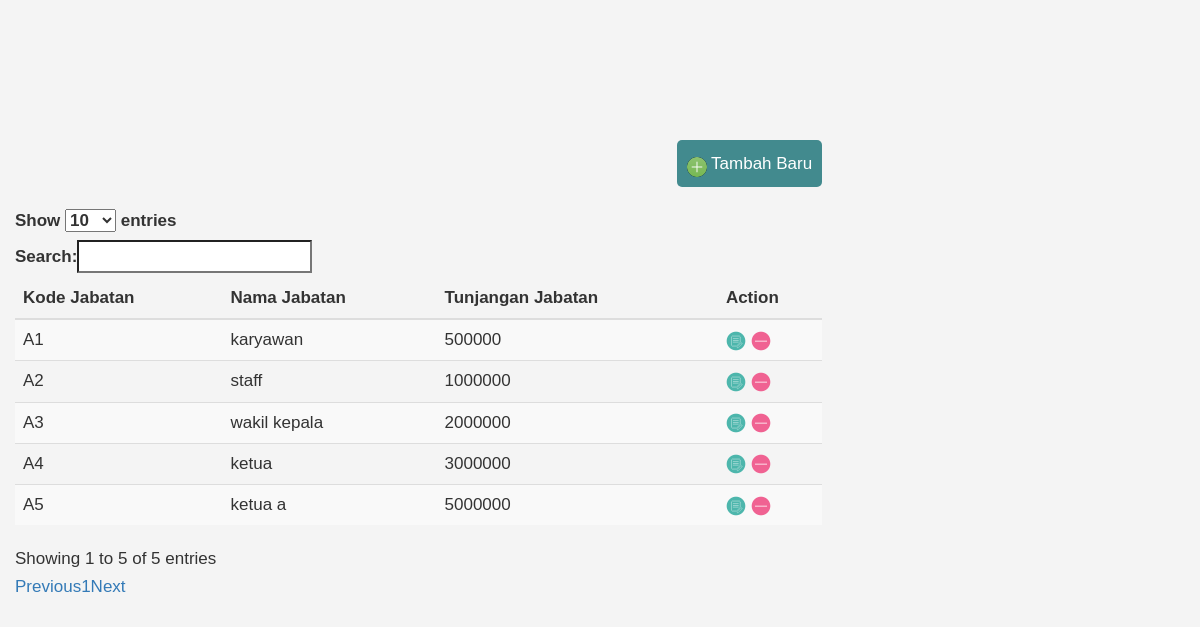
/indexjabatan.php, run on the app's committed database.
### tables this page shows
CREATE TABLE IF NOT EXISTS `jabatan` (
  `kode_jabatan` varchar(5) NOT NULL,
  `nama_jabatan` varchar(30) DEFAULT NULL,
  `tunjangan_jabatan` double DEFAULT NULL
);

### Controller/ControllerJabatan.php (called while the page is built, shortened)
<?php
	require_once 'Model/ModelJabatan.php';
	class ControllerJabatan{
		public $modeljabatan;
		function __construct(){
			$this->modeljabatan = new ModelJabatan();
		}
		public function tampilnodata(){
			$data = $this->modeljabatan->jukokdata();
			include 'View/Jabatan/ViewJabatan.php';
		}
}
  ?>

### Model/ModelJabatan.php (called while the page is built, shortened)
<?php
	class ModelJabatan{
		public function oleh_koneksi(){
	        $this->koneksi = false;
	        try {
	            $this->koneksi = new PDO('mysql:host=localhost;dbname=penggajian', 'root', '');
	        } catch(PDOException $e) {
	        	echo $e->getMessage();
	        }
	        return $this->koneksi;
		}
		public function jukokdata(){
			$konek = $this->oleh_koneksi();
			$statement = $konek->prepare("SELECT * FROM jabatan");
			$statement->execute();
			while ($row = $statement->fetch()){
				$hasile[] = $row;
			}
			return $hasile;
		}
	}
  ?>

### View/Jabatan/ViewJabatan.php (the view, shortened to what this page needs)
<!DOCTYPE html>
<html>
<head>
	<link rel="stylesheet" type="text/css" href="//netdna.bootstrapcdn.com/bootstrap/3.0.3/css/bootstrap.min.css">
	<link rel="stylesheet" type="text/css" href="//cdn.datatables.net/plug-ins/9dcbecd42ad/integration/bootstrap/3/dataTables.bootstrap.css">
</head>
<body><div class="container" border="1px">
<div style="text-align:right;margin:20px 0px;"><button id="modal-btn" class="button"><img src="crud-icon/add.png" title="Add New Record" style="vertical-align:bottom;" /> Tambah Baru</a></button></div>
<table id="myTable" class="table table-striped  table-hover" >
	<thead>
		<tr>
		  <th >Kode Jabatan</th>
	  <th >Nama Jabatan</th>
	  <th >Tunjangan Jabatan</th>
			<th>
				Action
			</th>
		</tr>
	</thead>
	<tbody>
		<?php
	foreach ($data as $row){
	?>
		<tr>
        <td><?php echo $row["kode_jabatan"]; ?></td>
		<td><?php echo $row["nama_jabatan"]; ?></td>
		<td><?php echo $row["tunjangan_jabatan"]; ?></td>
		<td><a class="ajax-action-links" href="indexjabatan.php?kode_jabatan=<?php echo $row['kode_jabatan']?>&get=true"><img src="crud-icon/edit.png" title="Update" /></a> <a class="ajax-action-links" href="indexjabatan.php?kode_jabatan=<?php echo $row['kode_jabatan']?>&delete=true"><img src="crud-icon/delete.png" title="Delete" /></a></td>
		</tr>
		<?php } ?>
	</tbody>
</table></div>
		<div class="col-md-5"></div>
</body>
</html>

### View/Jabatan/ViewJabatan.php (style rules this page uses)
:root { --modal-duration: 1s; --modal-color: #428bca; }
body { font-family: Arial, Helvetica, sans-serif; background: #f4f4f4; font-size: 17px; line-height: 1.6; display: flex; height: 90vh; align-items: center; justify-content: center; }
.button { color:#FFF;text-decoration:none; background-color:#428a8e;padding:10px; margin-left: 60%; color: #fff; border: 0; border-radius: 5px; cursor: pointer; }

### data on the page
jabatan: kode_jabatan "A1", nama_jabatan "karyawan", tunjangan_jabatan "500000"
jabatan: kode_jabatan "A2", nama_jabatan "staff", tunjangan_jabatan "1000000"
jabatan: kode_jabatan "A3", nama_jabatan "wakil kepala", tunjangan_jabatan "2000000"
jabatan: kode_jabatan "A4", nama_jabatan "ketua", tunjangan_jabatan "3000000"
jabatan: kode_jabatan "A5", nama_jabatan "ketua a", tunjangan_jabatan "5000000"
